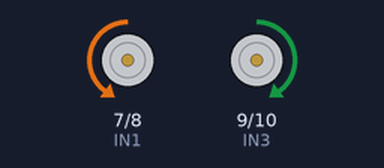
Recording of a sketch running on a simulated Arduino Uno, built with avr-gcc and run on an emulated ATmega328P. Shown: motor-driver pin pairs drawn as motors (green arrow = first pin HIGH = forward, orange = second pin HIGH = backward, longer = more drive, scaled by the enable pin).

Above: at 0.2 s.
Timing chart, 0 to 3.0 s (numbered marks = the images above):
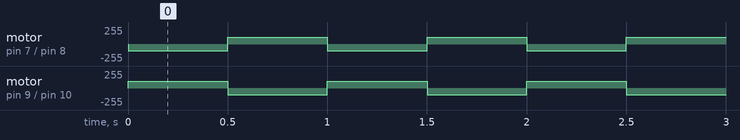

The sketch:

Lixbot_test_silnikow.ino
```cpp
// defincja pinow

int ENA = 6 ;
int IN1 = 7 ;
int IN2 = 8 ;
int IN3 = 9 ;
int IN4 = 10 ;
int ENB = 11 ;

void setup ()
 {
  //ustawienie pinow jako wyjscia

  pinMode(ENA, OUTPUT);
  pinMode(ENB, OUTPUT);
  pinMode(IN1, OUTPUT);
  pinMode(IN2, OUTPUT);
  pinMode(IN3, OUTPUT);
  pinMode(IN4, OUTPUT);
 }
 void loop ()
 {
 // Jazda do przodu

 analogWrite (ENA, 100) ; //ustawienie szybkosci silnikow w zakresie 0 do 255
 analogWrite (ENB, 100);  //ustawienie szybkosci silnikow w zakresie 0 do 255
 digitalWrite (IN1, LOW) ; // lewe silniki jazda do przodu
 digitalWrite (IN2, HIGH);
 digitalWrite (IN4, LOW) ; // prawe silniki jazda do przodu
 digitalWrite (IN3, HIGH);
 delay (500); // czekaj 2 sekundy

 // jazda do tyłu
 analogWrite (ENA, 100) ; //ustawienie szybkosci silnikow w zakresie 0 do 255
 analogWrite (ENB, 100);  //ustawienie szybkosci silnikow w zakresie 0 do 255
 digitalWrite (IN1, HIGH) ; // lewe silniki jazda do tyłu
 digitalWrite (IN2, LOW);
 digitalWrite (IN4, HIGH) ; // prawe silniki jazda do tyłu
 digitalWrite (IN3, LOW);
 delay (500); // czekaj 2 sekundy
/*
 // skret w lewo
 analogWrite (ENA, 100) ; //ustawienie szybkosci silnikow w zakresie 0 do 255
 analogWrite (ENB, 100);  //ustawienie szybkosci silnikow w zakresie 0 do 255
 digitalWrite (IN1, HIGH) ; // lewe silniki jazda do tyłu
 digitalWrite (IN2, LOW);
 digitalWrite (IN4, LOW) ; // prawe silniki jazda do przodu
 digitalWrite (IN3, HIGH);
 delay (2000); // czekaj 2 sekundy

 // skret w prawo
 analogWrite (ENA, 100) ; //ustawienie szybkosci silnikow w zakresie 0 do 255
 analogWrite (ENB, 100);  //ustawienie szybkosci silnikow w zakresie 0 do 255
 digitalWrite (IN1, LOW) ; // lewe silniki jazda do przodu
 digitalWrite (IN2, HIGH);
 digitalWrite (IN4, HIGH) ; // prawe silniki jazda do tyłu
 digitalWrite (IN3, LOW);
 delay (2000); // czekaj 2 sekundy

 // hamowanie
 analogWrite (ENA, 100) ; //ustawienie szybkosci silnikow w zakresie 0 do 255
 analogWrite (ENB, 100);  //ustawienie szybkosci silnikow w zakresie 0 do 255
 digitalWrite (IN1, HIGH) ; // lewe silniki jazda do przodu
 digitalWrite (IN2, HIGH);
 digitalWrite (IN4, HIGH) ; // prawe silniki jazda do tyłu
 digitalWrite (IN3, HIGH);
 delay (2000); // czekaj 2 sekund
 */
 }
```

Measured:
- by itself, motor on pin 7 (IN1) / pin 8 (IN2), motor on pin 9 (IN3) / pin 10 (IN4): alternates forward 100/255 for 0.50 s and backward 100/255 for 0.50 s
